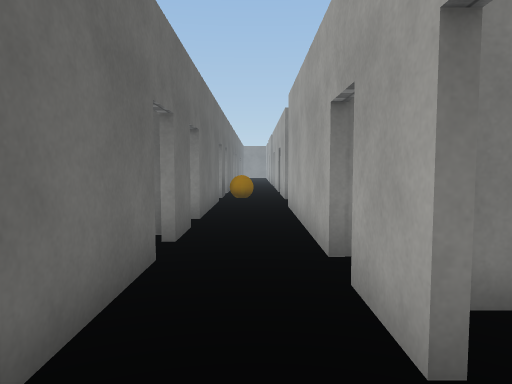
View 1 (above)

15 first-person views from a walk through a 3-D level made in the Unity game engine. The camera is 1.3 m above the floor, tilts 4° down and sees 70° across. The floor is counted in squares, 1 m on a side. Each view is taken from the middle of a square. On the plan, view 1 faces up. The plan holds only what a view shows up to about 15 squares ahead; the rest is blank. The place goes on beyond the plan. Surface patterns are stand-ins for the level's own textures.

View 2
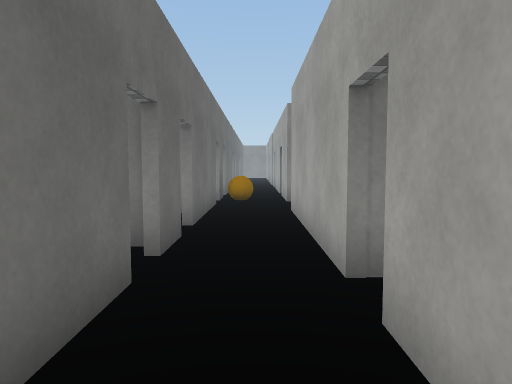

View 3
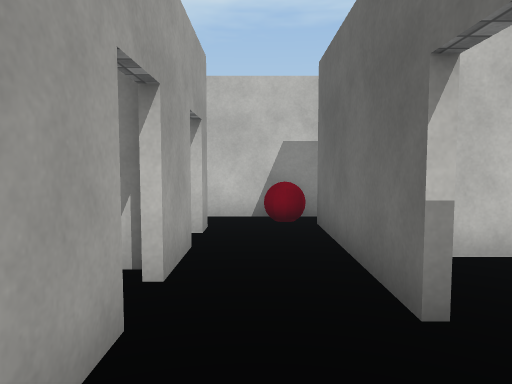

View 4
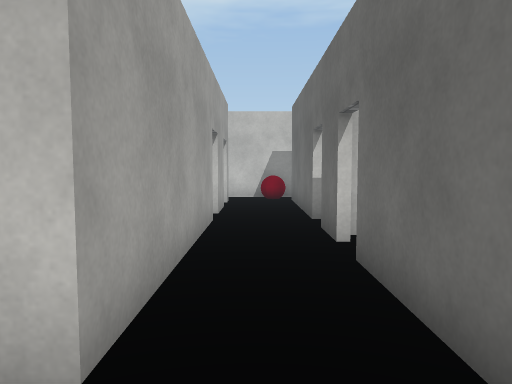

View 5
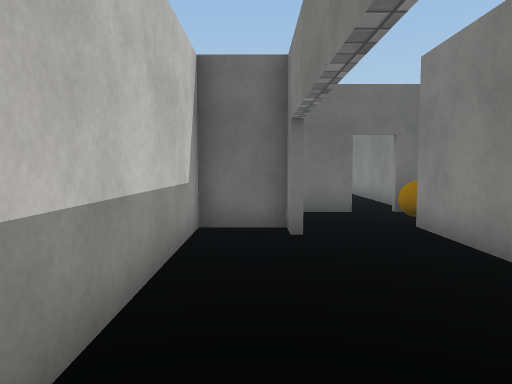

View 6
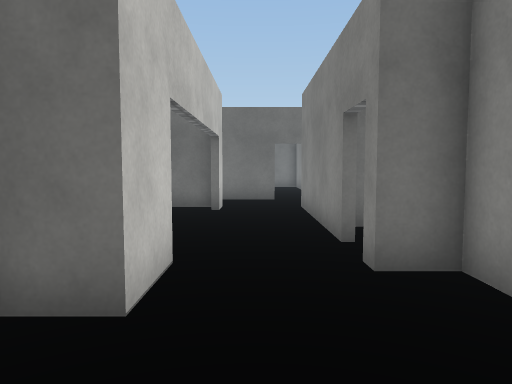

View 7
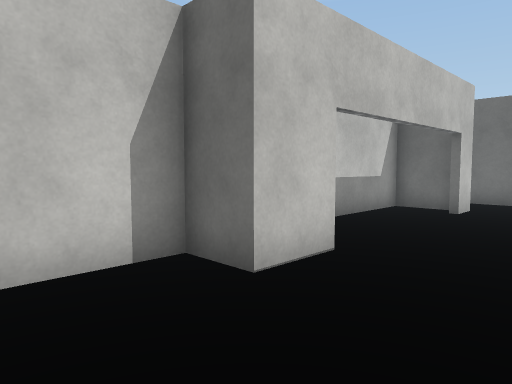

View 8
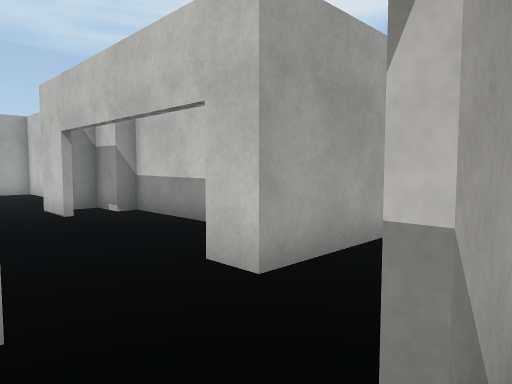

View 9
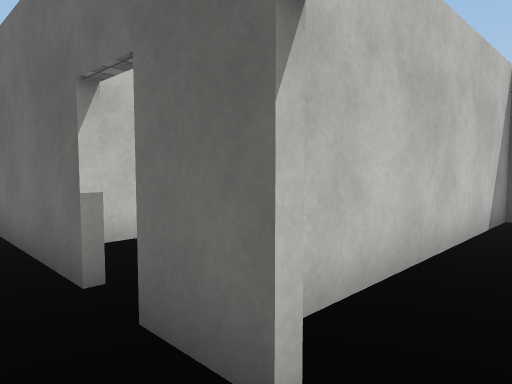

View 10
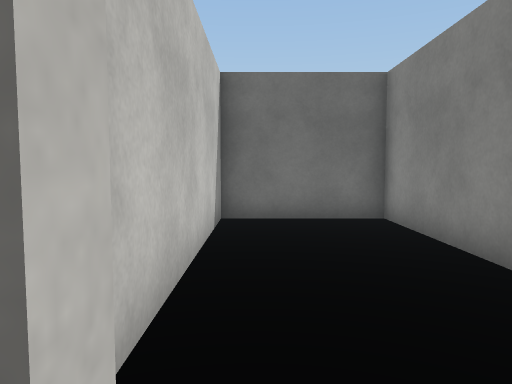

View 11
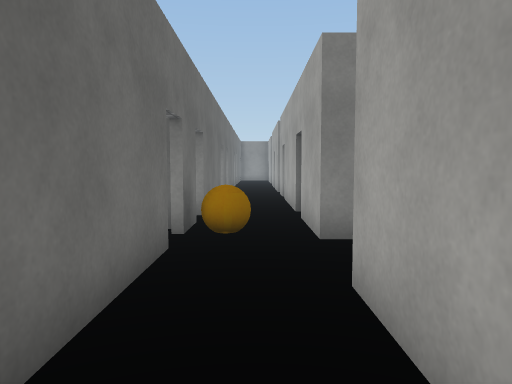

View 12
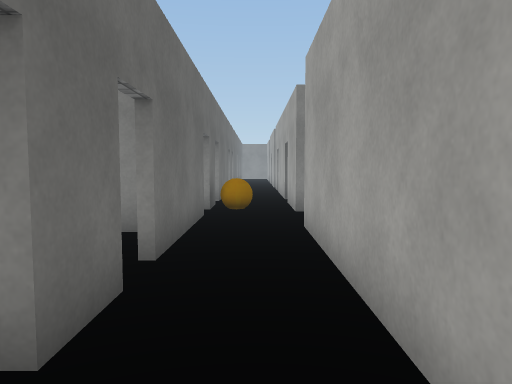

View 13
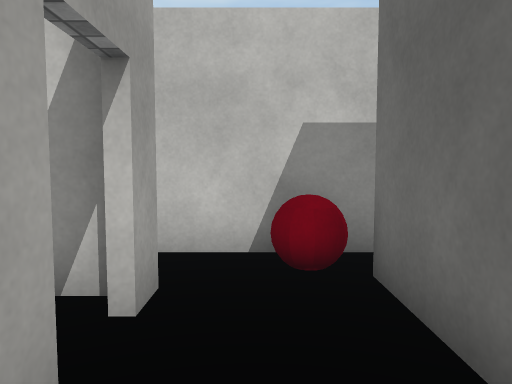

View 14
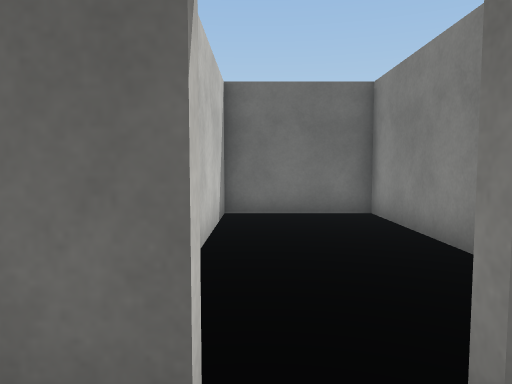

View 15
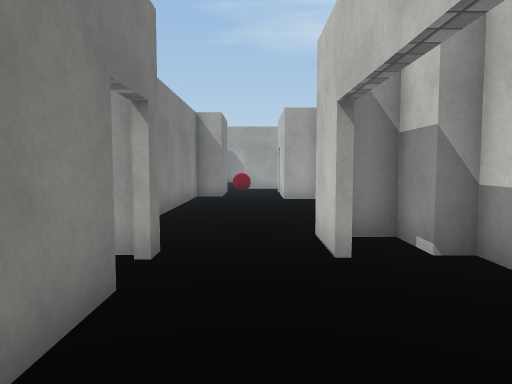

### Floor plan
Ten units are one square. View 1 is at (0, 0); x grows to the right and y downward. Boxes are objects, and circles mark ways between rooms. Rooms are numbered by the first view taken in them; rooms with no view inside come last. Other rooms are left out.
<svg viewBox="-106 -177 291 197">
<path fill="none" stroke="#000" d="M10 -21 10 -40M10 -1 10 -10M10 -52 10 -64M-14 -51 -14 -5M-19 15 5 15M-14 -138 -14 -89M-14 -78 -14 -61M25 -145 10 -145M10 -64 10 -119 22 -119M-18 -156 -61 -156M-16 -128 -16 -138M10 -145 10 -172M95 -156 85 -156 85 -145 80 -145M81 -119 99 -119 99 -104 122 -104M83 -104 97 -104 97 -112M69 -145 25 -145M175 -106 175 -119M180 -156 126 -156M21 -117 13 -117 13 -98 83 -98M-52 -112 -101 -112 -101 -71 -18 -71M-20 -112 -28 -112"/>
<rect x="-15" y="-5" width="20" height="20" fill="#bbb"><title>red ball</title></rect>
<rect x="-15" y="-165" width="20" height="20" fill="#bbb"><title>ball</title></rect>
<circle cx="0" cy="-60" r="3" fill="#2a7"/>
<circle cx="0" cy="-130" r="3" fill="#2a7"/>
<circle cx="15" cy="-135" r="3" fill="#2a7"/>
<circle cx="-10" cy="-80" r="3" fill="#2a7"/>
<text x="0" y="-20">1</text>
<text x="0" y="-110">2</text>
<text x="-50" y="-140">3</text>
<text x="110" y="-130">4</text>
<text x="-60" y="-90">5</text>
</svg>
Room 1 opens to room 2. Room 2 opens to room 3. Room 2 opens to room 4. Room 2 opens to room 5.

Where each view was taken, in squares from view 1:
view 1: 0 up, 0 right, facing up
view 2: 1 up, 0 right, facing up
view 3: 8 up, 0 right, facing down
view 4: 14 up, 0 right, facing down
view 5: 11 up, 9 right, facing left
view 6: 13 up, 13 right, facing left
view 7: 15 up, 13 right, facing down-left
view 8: 15 up, 2 left, facing down-right
view 9: 9 up, 0 right, facing down-left
view 10: 8 up, 1 left, facing left
view 11: 8 up, 0 right, facing up
view 12: 4 up, 0 right, facing up
view 13: 4 up, 0 right, facing down
view 14: 8 up, 0 right, facing left
view 15: 13 up, 3 right, facing right
